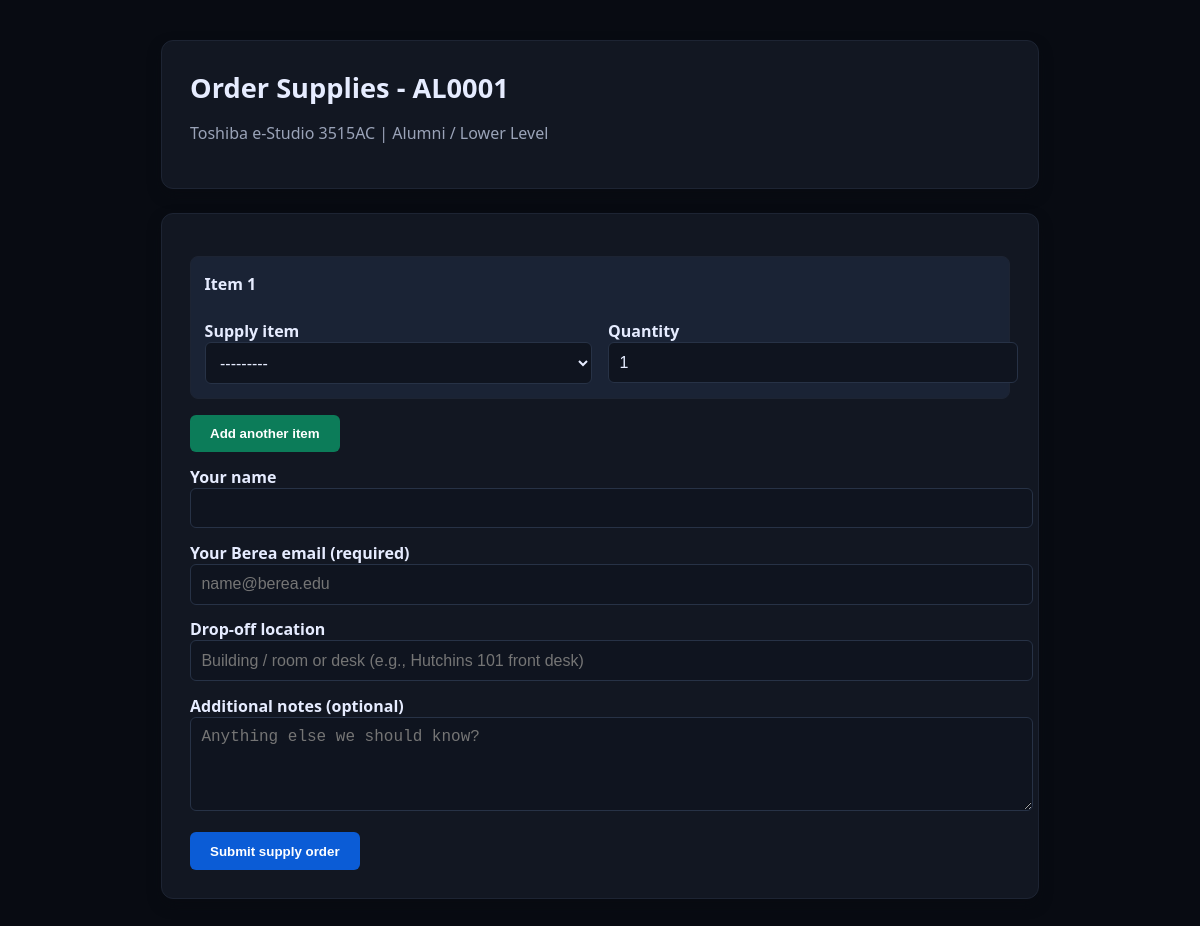
Screenshot of /p/jzgWqfcELTTH1yhK24v2Yj/order/ (signed in) with the database file from the repository.
### tickets/models.py (models this page shows, shortened)
class Printer(models.Model):
    campus_label = models.CharField(
        max_length=80,
        help_text="College-specific unique label used for internal lookup."
    )
    asset_tag = models.CharField(
        max_length=50,
        help_text="Physical asset/inventory tag."
    )
    serial_number = models.CharField(
        max_length=100,
        null=True,
        blank=True,
        help_text="Device serial number (unique when known)."
    )
    make = models.CharField(max_length=80, help_text="Manufacturer, e.g., Toshiba, Lexmark")
    model = models.CharField(max_length=120, help_text="Model, e.g., e-STUDIO 3515AC, M3150")
    building = models.CharField(max_length=120, help_text="Building name, e.g., Hutchins Library")
    location_in_building = models.CharField(
        max_length=120,
        help_text="Room/area, e.g., 1st Floor Near Circulation"
    )
    group = models.ForeignKey(
        PrinterGroup,
        on_delete=models.SET_NULL,
        null=True,
        blank=True,
        related_name='printers',
        help_text="Logical grouping (e.g., building) for supply/issue management."
    )
    ip_address = models.GenericIPAddressField(
        protocol='both', unpack_ipv4=True, null=True, blank=True,
        help_text="IPv4 or IPv6; optional if DHCP/unassigned."
    )
    mac_address = models.CharField(
        max_length=17,  # 'XX:XX:XX:XX:XX:XX'
        validators=[mac_validator],
        help_text="Physical NIC MAC, unique per device (e.g., 00:11:22:33:44:55)."
    )
    qr_token = models.CharField(max_length=64, unique=True, default=default_qr_token)
    is_active = models.BooleanField(default=True)
    class Meta:
        indexes = [
            models.Index(fields=["asset_tag"]),
            models.Index(fields=["building"]),
            models.Index(fields=["location_in_building"]),
            models.Index(fields=["make"]),
            models.Index(fields=["model"]),
        ]

### tickets/views.py (the view)
# urls.py: path('p/<str:qr_token>/order/', printer_order, name='printer_order'),
@login_required(login_url=reverse_lazy('admin:login'))
def printer_order(request, qr_token):
    printer = get_object_or_404(Printer, qr_token=qr_token)
    if not request.user.is_staff:
        raise PermissionDenied("Supply ordering is restricted to staff.")
    allowed_items = InventoryItem.objects.filter(compatible_printers=printer).order_by('name').distinct()
    allowed_map = {str(x.id): x for x in allowed_items}
    if request.method == 'POST':
        items_formset = InventorySupplyItemFormSet(request.POST, prefix='items', allowed_items_qs=allowed_items)
        form = SupplyRequestForm(request.POST, printer=printer)
        if form.is_valid() and items_formset.is_valid():
            ticket = form.save(commit=False)
            ticket.printer = printer
            ticket.type = RequestTicket.SUPPLY
            apply_to_group = bool(form.cleaned_data.get('apply_to_group') and printer.group)
            ticket.applies_to_group = apply_to_group
            ticket.group = printer.group if apply_to_group else None
            extra = []
            for idx, item in enumerate([item for item in items_formset.cleaned_data if item], start=1):
                if not item:
                    continue
                selected = item.get('supply_item')
                qty = item.get('supply_quantity')
                if selected == OTHER_SENTINEL:
                    other_text = (item.get('supply_other') or '').strip() or 'unspecified'
                    extra.append(f"Item {idx}: Other / Not listed â€” {other_text} (qty {qty})")
                else:
                    inv = allowed_map.get(str(selected))
                    if inv:
                        label = f"{inv.name} ({inv.category})"
                        if inv.model_number:
                            label += f" [{inv.model_number}]"
                        extra.append(f"Item {idx}: {label} (qty {qty})")
            drop = (form.cleaned_data.get('drop_off_location') or '').strip()
            if drop:
                extra.append(f"Drop-off location: {drop}")
            if ticket.applies_to_group and ticket.group:
                group_name = ticket.group.name or 'group'
                extra.append(f"Scope: Applies to entire group ({group_name})")
            ticket.details = _combine_details(form.cleaned_data.get('details'), extra)
            ticket.save()
            scope = 'Group' if ticket.applies_to_group else 'Single printer'
            _send_ticket_email(ticket, printer, scope)
            return redirect(reverse('ticket_thanks'))
    else:
        form = SupplyRequestForm(printer=printer)
        items_formset = InventorySupplyItemFormSet(prefix='items', initial=[{}], allowed_items_qs=allowed_items)
    group_printers = None
    if printer.group:
        group_printers = list(printer.group.printers.order_by('campus_label'))
    return render(request, 'tickets/supply_form.html', {
        'printer': printer,
        'form': form,
        'items_formset': items_formset,
        'allowed_items': list(allowed_items),
        'group_printers': group_printers,
    })

### tickets/forms.py (called while the page is built)
    def _construct_form(self, i, **kwargs):
        kwargs['allowed_items_qs'] = self.allowed_items_qs
        return super()._construct_form(i, **kwargs)

### tickets/summary.py (called while the page is built, shortened)
def _normalize_emails(addresses: Iterable[str]) -> list[str]:
    seen: set[str] = set()
    normalized: list[str] = []
    for addr in addresses:
        email = (addr or "").strip()
        if not email:
            continue
        key = email.lower()
        if key in seen:
            continue
        seen.add(key)
        normalized.append(email)
    return normalized

def _flagged_user_emails() -> list[str]:
    try:
        queryset = IssueSummaryRecipient.objects.select_related("user").filter(
            subscribed=True,
            user__is_active=True,
        )
        return [
            recipient.user.email.strip()
            for recipient in queryset
            if recipient.user.email and recipient.user.email.strip()
        ]
    except (ProgrammingError, OperationalError):
        return []

def _resolve_recipients(explicit: str | Iterable[str] | None = None) -> list[str]:
    flagged = _normalize_emails(_flagged_user_emails())
    if flagged:
        return flagged
    fallback = getattr(settings, "ISSUE_SUMMARY_RECIPIENT", "").strip()
    fallback_emails = _normalize_emails([fallback])
    if fallback_emails:
        return fallback_emails
    email_to = getattr(settings, "EMAIL_TO", [])
    email_to_emails = _normalize_emails(email_to)
    if email_to_emails:
        return [email_to_emails[0]]
    return _normalize_emails(["sklarz@berea.edu"])

def maybe_send_daily_issue_summary():
    recipients = _resolve_recipients()
    if not recipients:
        return False
    interval = getattr(settings, "ISSUE_SUMMARY_INTERVAL", DEFAULT_INTERVAL)
    try:
        with transaction.atomic():
            state, _ = IssueSummaryState.objects.select_for_update().get_or_create(pk=1, defaults={"last_sent_at": None})
            now = timezone.now()
            if state.last_sent_at and now - state.last_sent_at < interval:
                return False
    except (ProgrammingError, OperationalError):
        return False
    return True

### tickets/templates/tickets/supply_form.html (shortened to what this page needs)
<!doctype html>
<html>
  <head>
  </head>
  <body>
    <div class="card">
      <h1>Order Supplies - {{ printer.campus_label }}</h1>
      <p class="muted">
        {{ printer.make }} {{ printer.model }} | {{ printer.building }} / {{ printer.location_in_building }}
      </p>
    </div>
    <div class="card">
      <form method="post">
        <div id="items-container">
          {% for item_form in items_formset %}
            <div class="item-card" data-index="{{ forloop.counter0 }}">
              <h3 class="item-title">Item {{ forloop.counter }}</h3>
              <div class="item-grid">
                <div>
                  <label for="{{ item_form.supply_item.id_for_label }}">Supply item</label>
                  {{ item_form.supply_item }}
                </div>
                <div>
                  <label for="{{ item_form.supply_quantity.id_for_label }}">Quantity</label>
                  {{ item_form.supply_quantity }}
                </div>
              </div>
            </div>
          {% endfor %}
        </div>
        <button class="button secondary" type="button" id="add-item">Add another item</button>
        <label for="requester_name">Your name</label>
        <input type="text" name="requester_name" id="requester_name" value="{{ form.requester_name.value|default_if_none:'' }}">
        <label for="requester_email">Your Berea email (required)</label>
        <input type="email" name="requester_email" id="requester_email" value="{{ form.requester_email.value|default_if_none:'' }}" placeholder="name@berea.edu" required>
        <label for="drop_off_location">Drop-off location</label>
        <input type="text" name="drop_off_location" id="drop_off_location" value="{{ form.drop_off_location.value|default_if_none:'' }}" placeholder="Building / room or desk (e.g., Hutchins 101 front desk)" required>
        <label for="details">Additional notes (optional)</label>
        <textarea name="details" id="details" rows="4" placeholder="Anything else we should know?">{{ form.details.value|default_if_none:'' }}</textarea>
        <button class="button" type="submit">Submit supply order</button>
      </form>
    </div>
  </body>
</html>

### tickets/templates/tickets/supply_form.html (style rules this page uses)
:root { --bg:#080b12; --card:#121722; --border:#1d2433; --text:#e6ecff; --muted:#9aa3b8; --primary:#0b5cd6; --secondary:#0c7c59; --danger-bg:rgba(249,115,115,.12); --danger-border:rgba(249,115,115,.45); }
body { font-family:system-ui,-apple-system,Segoe UI,Roboto,Arial,sans-serif;background:var(--bg);color:var(--text);margin:0;padding:2.5rem 1.25rem; }
.card { max-width:820px;margin:0 auto 1.5rem;background:var(--card);border:1px solid var(--border);border-radius:12px;padding:1.75rem;box-shadow:0 6px 14px rgba(8,11,18,.35); }
h1 { margin:0 0 .75rem;font-size:1.7rem;font-weight:600; }
.muted { color:var(--muted); }
label { display:block;font-weight:600;margin-top:.85rem;color:var(--text); }
input,textarea,select { width:100%;padding:.65rem;border:1px solid #273246;border-radius:6px;font-size:1rem;background:#0f141f;color:var(--text); }
.button { display:inline-flex;align-items:center;justify-content:center;margin-top:1rem;padding:.7rem 1.25rem;border-radius:6px;text-decoration:none;color:#fff;font-weight:600;border:0;background:var(--primary);cursor:pointer;transition:filter .15s ease; }
.button.secondary { background:var(--secondary);margin-right:.75rem; }
.item-card { border:1px solid var(--border);border-radius:8px;padding:.85rem;margin-top:.85rem;background:#1a2335 }
.item-card h3 { margin:.2rem 0 .7rem;font-size:1rem;color:var(--text) }
.item-grid { display:flex;gap:1rem;flex-wrap:wrap }
.item-grid>div { flex:1 1 240px }

### rows the page displays
Printer: campus_label "AL0001", make "Toshiba", model "e-Studio 3515AC", building "Alumni", location_in_building "Lower Level"
